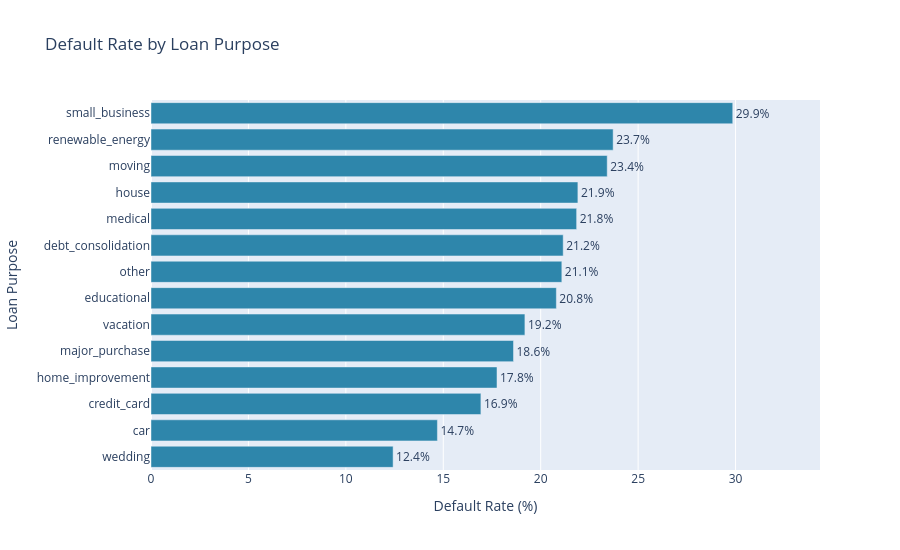

Notebook code for this chart:
### Code cell
# Which loan purposes have the highest default rates?
purpose_results = df.groupby("purpose").agg(
    total_loans=("Default", "size"),
    default_rate=("Default", "mean"),
    average_loan_amount=("loan_amnt", "mean")
)

purpose_results["default_rate"] *= 100

purpose_ranked = purpose_results[
    purpose_results["total_loans"] >= 100
].sort_values("default_rate", ascending=False)

chart_df = purpose_ranked.reset_index().rename(
    columns={"purpose": "Loan Purpose"}
)

fig = px.bar(
    chart_df,
    x="default_rate",
    y="Loan Purpose",
    orientation="h",
    text="default_rate",
    hover_data={
        "total_loans": ":,",
        "average_loan_amount": ":$,.0f",
        "default_rate": ":.2f",
    },
    labels={
        "default_rate": "Default Rate (%)",
        "total_loans": "Total Loans",
        "average_loan_amount": "Avg Loan Amount",
    },
    title="Default Rate by Loan Purpose",
)

fig.update_traces(
    texttemplate="%{text:.1f}%",
    textposition="outside",
    marker_color="#2E86AB",
)
fig.update_layout(
    width=900,
    height=550,
    xaxis_title="Default Rate (%)",
    yaxis_title="Loan Purpose",
    yaxis_autorange="reversed",
    xaxis_range=[0, chart_df["default_rate"].max() * 1.15],
)
fig.show()

display(purpose_ranked.round(2))

### Figure 1 — Plotly figure (JSON) as saved in the notebook; plotly's stock layout.template omitted (floating-point values rounded to 4 significant figures)
{"data": [{"customdata": [[15580.0, 15630.0], [936.0, 10000.0], [9520.0, 7853.0], [7294.0, 15350.0], [15610.0, 8990.0], [781200.0, 15220.0], [78260.0, 9812.0], [423.0, 6616.0], [9083.0, 6189.0], [29540.0, 11820.0], [87680.0, 14130.0], [295600.0, 14800.0], [14650.0, 8837.0], [2350.0, 10470.0]], "hovertemplate": "Default Rate (%)=%{text:.2f}<br>Loan Purpose=%{y}<br>Total Loans=%{customdata[0]:,}<br>Avg Loan Amount=%{customdata[1]:$,.0f}<extra></extra>", "legendgroup": "", "marker": {"color": "#2E86AB", "pattern": {"shape": ""}}, "name": "", "orientation": "h", "showlegend": false, "text": [29.86, 23.72, 23.41, 21.91, 21.84, 21.15, 21.08, 20.8, 19.19, 18.6, 17.76, 16.93, 14.7, 12.43], "textposition": "outside", "texttemplate": "%{text:.1f}%", "type": "bar", "x": [29.86, 23.72, 23.41, 21.91, 21.84, 21.15, 21.08, 20.8, 19.19, 18.6, 17.76, 16.93, 14.7, 12.43], "xaxis": "x", "y": ["small_business", "renewable_energy", "moving", "house", "medical", "debt_consolidation", "other", "educational", "vacation", "major_purchase", "home_improvement", "credit_card", "car", "wedding"], "yaxis": "y"}], "layout": {"barmode": "relative", "height": 550, "legend": {"tracegroupgap": 0}, "title": {"text": "Default Rate by Loan Purpose"}, "width": 900, "xaxis": {"anchor": "y", "domain": [0, 1], "range": [0, 34.33], "title": {"text": "Default Rate (%)"}}, "yaxis": {"anchor": "x", "autorange": "reversed", "domain": [0, 1], "title": {"text": "Loan Purpose"}}}}
